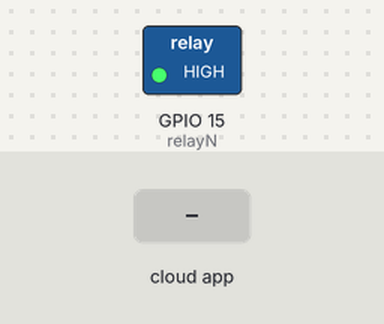
Simulated run of this sketch. Board: ESP32. Parts: switched loads named in the sketch (green lamp = pin HIGH). The inputs (shaded band) are chosen by the test bench. WiFi joins after 1.5 s; servers stay silent unless stated; the Firebase database answers and starts empty; what the sketch prints to the serial monitor is not drawn.

Above: at 2.7 s.
2.8 s: the phone or cloud app sets N to 1
At 3.7 s:
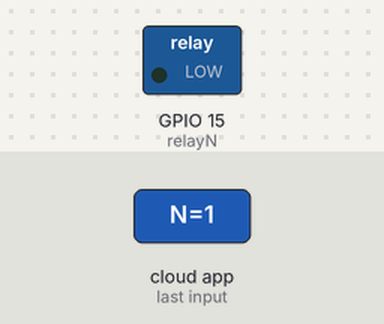
Timing chart, 0 to 55.8 s (numbered marks = the images above; inputs shaded):
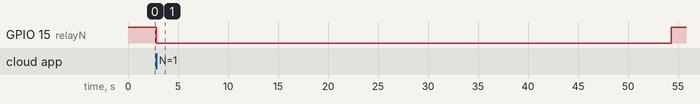

Measured:
- after the input at 2.8 s, GPIO 15 (relayN): HIGH → LOW at once, → HIGH 51.5 s later

The sketch:

nitrogen_valve_control.ino
```cpp
#include <WiFi.h>
#include <Firebase_ESP_Client.h>
#include "addons/TokenHelper.h"
#include "addons/RTDBHelper.h"

// -------------------------
// WiFi credentials
#define WIFI_SSID "your ssid"
#define WIFI_PASSWORD "your password"

// Firebase credentials
#define API_KEY "your API key"
#define DATABASE_URL "your database url"
#define USER_EMAIL "your email"
#define USER_PASSWORD "your password"

// Firebase objects
FirebaseData fbdo;
FirebaseAuth auth;
FirebaseConfig config;

// Relay pin (active LOW)
const int relayN = 15;

// Dispense state
bool dispensing = false;
unsigned long dispenseStart = 0;
unsigned long dispenseDuration = 0;

// -------------------------
// HARD-CODED valve open times (milliseconds)
unsigned long getNitrogenTime(int level) {
  if (level == 1) return 51300; // LOW
  if (level == 2) return 32100; // MEDIUM
  if (level == 3) return 25700; // HIGH
  return 0;
}

// -------------------------
// Convert INTEGER N → category
int nitrogenLevel(int N) {
  if (N < 20) return 1;        // LOW
  else if (N <= 40) return 2; // MEDIUM
  else return 3;              // HIGH
}

// -------------------------
void setup() {
  Serial.begin(115200);

  pinMode(relayN, OUTPUT);
  digitalWrite(relayN, HIGH); // Relay OFF

  // WiFi
  WiFi.begin(WIFI_SSID, WIFI_PASSWORD);
  while (WiFi.status() != WL_CONNECTED) {
    delay(300);
    Serial.print(".");
  }
  Serial.println("\nWiFi connected");

  // Firebase
  config.api_key = API_KEY;
  config.database_url = DATABASE_URL;
  auth.user.email = USER_EMAIL;
  auth.user.password = USER_PASSWORD;
  config.token_status_callback = tokenStatusCallback;

  Firebase.begin(&config, &auth);
  Firebase.reconnectWiFi(true);

  while (!Firebase.ready()) {
    delay(300);
  }
  Serial.println("Firebase ready");
}

// -------------------------
void loop() {
  if (!Firebase.ready()) return;

  // Read Nitrogen sensor (INTEGER)
  int N = 0;
  if (Firebase.RTDB.getInt(&fbdo, "/NPK/Nitrogen")) {
    N = fbdo.intData();
  }

  int level = nitrogenLevel(N);

  // Read valve command from app
  int cmd = 0;
  if (Firebase.RTDB.getInt(&fbdo, "/valve/N")) {
    cmd = fbdo.intData();
  }

  // START dispensing
  if (cmd == 1 && !dispensing) {
    dispenseDuration = getNitrogenTime(level);

    digitalWrite(relayN, LOW); // Valve ON
    dispensing = true;
    dispenseStart = millis();

    Serial.println("Dispensing Nitrogen...");
  }

  // STOP dispensing
  if (dispensing && millis() - dispenseStart >= dispenseDuration) {
    digitalWrite(relayN, HIGH); // Valve OFF
    dispensing = false;

    // Reset valve command after dispensing
    Firebase.RTDB.setInt(&fbdo, "/valve/N", 0);

    Serial.println("Nitrogen dispense completed");
  }

  delay(200);
}
```
